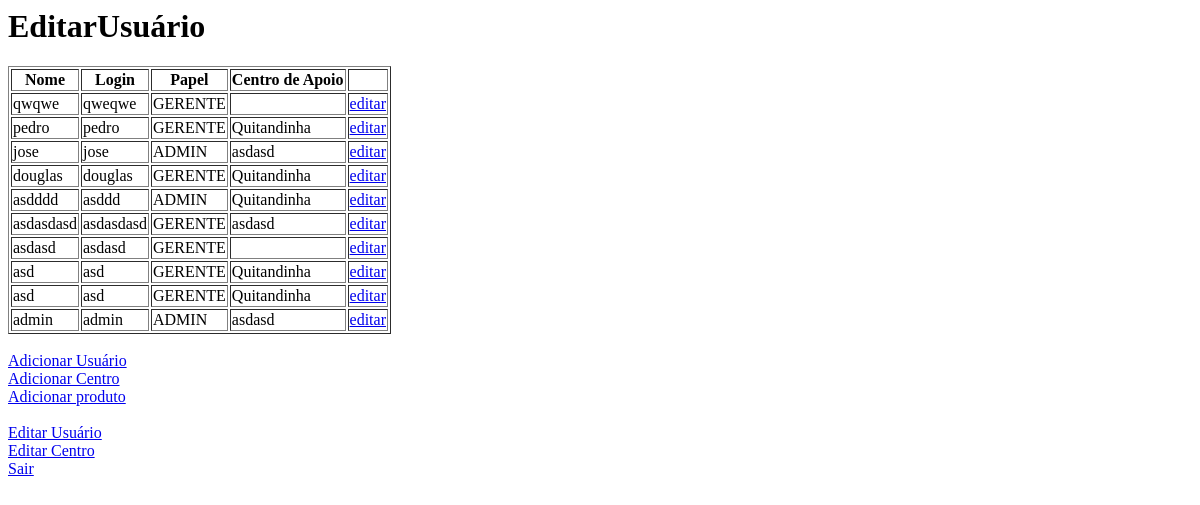
Page /admin/view/admin_edit_user.php (signed in) on the earlier database version.
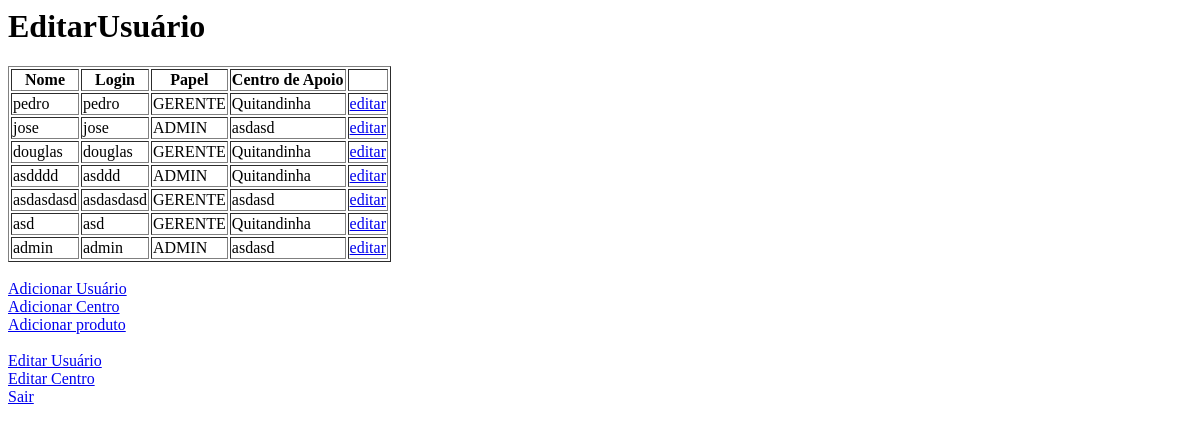
Same page on the later database version.
### tables this page shows
CREATE TABLE "usuario" (
	"id"	INTEGER NOT NULL,
	"nome"	TEXT,
	"login"	TEXT,
	"papel"	TEXT,
	"ativo"	INTEGER,
	"pass"	TEXT,
	"id_centro"	INTEGER,
	PRIMARY KEY("id" AUTOINCREMENT)
);

CREATE TABLE centro_apoio (
    id INTEGER,
    nome TEXT NOT NULL,
    endereco TEXT NOT NULL,
    nome_contato TEXT NOT NULL, 
    telefone_contato TEXT NOT NULL,
    PRIMARY KEY("id" AUTOINCREMENT)
);

### admin/model/admin_dao.php (called while the page is built, shortened)
<?php
function getCentroNomeById( $id_centro) {
    $db = new SQLite3( '../../database/doacoespet.db' );
    $sql = "SELECT nome, endereco, id  FROM centro_apoio WHERE id=$id_centro";
    $results = $db->query( $sql );
    while ($row = $results->fetchArray()) {
        return $row['nome'];
    }
    return null;
}
function getUsuarios() {
    $db = new SQLite3( '../../database/doacoespet.db' );
    $sql = "SELECT * FROM usuario ORDER BY nome DESC";
    $results = $db->query( $sql );
    $arr = array();
    $i = 0;
    while ($row = $results->fetchArray()) {
        $arr[$i] = $row;
        $i++;
    }
    return $arr;
}
?>

### admin/view/admin_edit_user.php (the view, shortened to what this page needs)
<html>
<h1>EditarUsuário</h1>
<table border="1">
<tr>
<th>Nome</th><th>Login</th><th>Papel</th><th>Centro de Apoio</th><th></th>
</tr>
<?php
        include '../model/admin_dao.php';
        $usuarios = getUsuarios();
        foreach ( $usuarios as $row ) {
            $nome = $row['nome'];
            $login = $row['login'];
            $papel = $row['papel'];
            $id = $row['id'];
            $centro = getCentroNomeById( $row['id_centro'] );
            echo "<tr><td>$nome</td><td>$login</td><td>$papel</td><td>$centro</td><td><a href='admin_edit_user_form.php?id=$id'>editar</a></td></tr>";
       }
?>
</table>
<br>
<?php
    include "../view/admin_links.php";
?>
</html>

### admin/view/admin_links.php
<a href="../view/admin_add_user.php">Adicionar Usuário</a> <br>
<a href="../view/admin_add_centro.php">Adicionar Centro</a> <br>
<a href="../view/admin_add_produto.php">Adicionar produto</a> <br><br>
<a href="../view/admin_edit_user.php">Editar Usuário</a> <br>
<a href="../view/admin_edit_centro.php">Editar Centro</a> <br>
<a href="../../index.php">Sair</a>

Differences in the rows shown:
removed usuario: nome "qwqwe", login "qweqwe", papel "GERENTE"
removed usuario: nome "asdasd", login "asdasd", papel "GERENTE"
removed usuario: nome "asd", login "asd", papel "GERENTE", id_centro.nome "Quitandinha"
